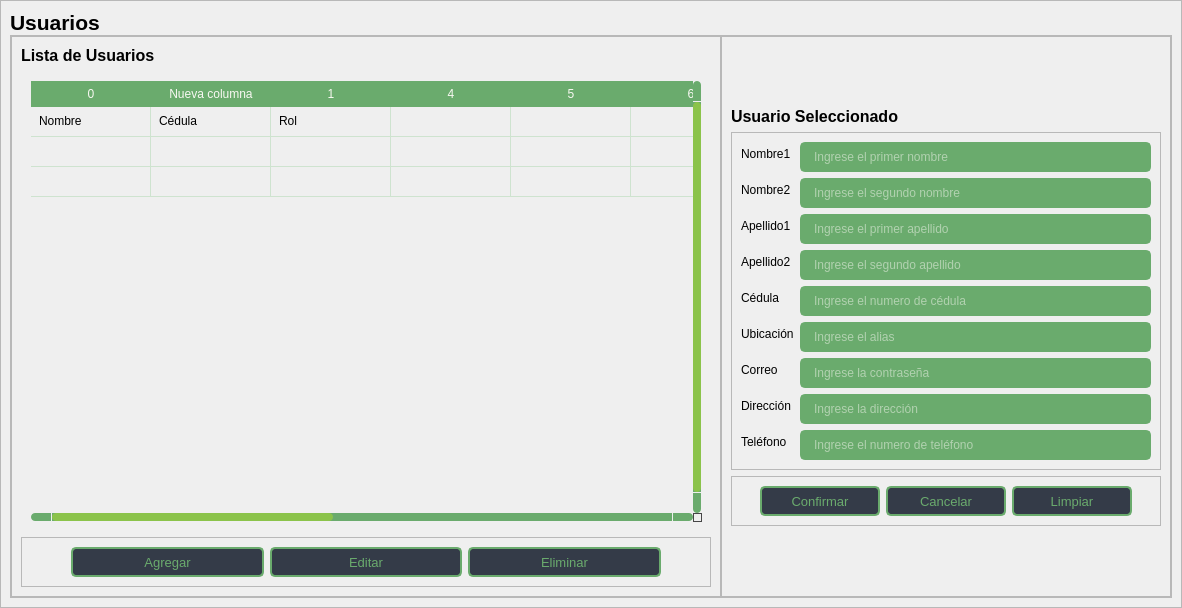
<?xml version="1.0" encoding="UTF-8"?>
<ui version="4.0">
 <class>usuarios</class>
 <widget class="QWidget" name="usuarios">
  <property name="geometry">
   <rect>
    <x>0</x>
    <y>0</y>
    <width>1182</width>
    <height>608</height>
   </rect>
  </property>
  <property name="windowTitle">
   <string>Form</string>
  </property>
  <property name="styleSheet">
   <string notr="true">/*---- QLineEdit  ----*/
QLineEdit {
    background-color: #6AAB6D;
    border-radius: 5px;
    border: 2px solid #6AAB6D;
    padding-left: 10px;
    selection-color: #ffffff;
    selection-background-color: #343b48;
    color: #f8f8f2;
}

QLineEdit:hover {
    border: 2px solid #3C6B4A;
}

QLineEdit:focus {
    border: 2px solid #FFF59D;
}

QLineEdit:disabled {
    color: #dbdbdb;
    border: 2px solid #808080;
    background-color: #4d4d4d;
}

/*---- QPushButton ----*/
QPushButton {
    border: 2px solid #6AAB6D;
    border-radius: 5px;
    color: #6AAB6D;
    background-color: #343b48;
}

QPushButton:hover {
    color: #83B986;
    border: 2px solid #83B986;
}

QPushButton:pressed {
    color: #388E3C;
    border: 2px solid #FFF59D;
}

QPushButton:disabled {
    color: #dbdbdb;
    border: 2px solid #808080;
    background-color: #4d4d4d;
}

/*---- QTableWidget ----*/
QTableWidget {
    background-color: transparent;
    padding: 10px;
    border-radius: 5px;
    gridline-color: #CEE3CF;
    outline: none;
}

QTableWidget::item {
    border-color: #CEE3CF;
    padding-left: 5px;
    padding-right: 5px;
    gridline-color: #CEE3CF;
}

QTableWidget::item:selected {
    background-color: #8BC34A;
    color: #f8f8f2;
}

QHeaderView::section {
    background-color: trasparent;
    max-width: 30px;
    border: none;
    border-style: none;
    border-radius: 0px;
}

QTableWidget::horizontalHeader {
    background-color: #6AAB6D;
    border-radius: 5px;
}

QHeaderView::section:horizontal {
    border: 1px solid #6AAB6D;
    background-color: #6AAB6D;
    padding: 3px;
    border-top-left-radius: 7px;
    border-top-right-radius: 7px;
    color: #f8f8f2;
    border-radius: 0px;
}

QHeaderView::section:vertical {
    border: 1px solid #6AAB6D;
}

/* ScrollBars */
QScrollBar:horizontal {
    border: none;
    background: #6AAB6D;
    height: 8px;
    margin: 0px 21px 0 21px;
    border-radius: 0px;
}

QScrollBar::handle:horizontal {
    background: #8BC34A;
    min-width: 25px;
    border-radius: 4px
}

QScrollBar::add-line:horizontal {
    border: none;
    background: #6AAB6D;
    width: 20px;
    border-top-right-radius: 4px;
    border-bottom-right-radius: 4px;
    subcontrol-position: right;
    subcontrol-origin: margin;
}

QScrollBar::sub-line:horizontal {
    border: none;
    background: #6AAB6D;
    width: 20px;
    border-top-left-radius: 4px;
    border-bottom-left-radius: 4px;
    subcontrol-position: left;
    subcontrol-origin: margin;
}

QScrollBar::up-arrow:horizontal,
QScrollBar::down-arrow:horizontal {
    background: none;
}

QScrollBar::add-page:horizontal,
QScrollBar::sub-page:horizontal {
    background: none;
}

QScrollBar:vertical {
    border: none;
    background-color: #6AAB6D;
    width: 8px;
    margin: 21px 0 21px 0;
    border-radius: 0px;
}

QScrollBar::handle:vertical {
    background: #8BC34A;
    min-height: 25px;
    border-radius: 4px
}

QScrollBar::add-line:vertical {
    border: none;
    background: #6AAB6D;
    height: 20px;
    border-bottom-left-radius: 4px;
    border-bottom-right-radius: 4px;
    subcontrol-position: bottom;
    subcontrol-origin: margin;
}

QScrollBar::sub-line:vertical {
    border: none;
    background: #6AAB6D;
    height: 20px;
    border-top-left-radius: 4px;
    border-top-right-radius: 4px;
    subcontrol-position: top;
    subcontrol-origin: margin;
}

QScrollBar::up-arrow:vertical,
QScrollBar::down-arrow:vertical {
    background: none;
}

QScrollBar::add-page:vertical,
QScrollBar::sub-page:vertical {
    background: none;
}

/* ComboBox */
QComboBox {
    background-color: #6AAB6D;
    border-radius: 5px;
    border: 2px solid #6AAB6D;
    padding: 5px;
    padding-left: 10px;
    color: #f8f8f2;
}

QComboBox:hover {
    border: 2px solid #9CC79E;
}

QComboBox::drop-down {
    subcontrol-origin: padding;
    subcontrol-position: top right;
    width: 25px;
    border-left-width: 3px;
    border-left-color: #6AAB6D;
    border-left-style: solid;
    border-top-right-radius: 3px;
    border-bottom-right-radius: 3px;
    background-image: url(:/icons/images/icons/cil-arrow-bottom.png);
    background-position: center;
    background-repeat: no-reperat;
}

QComboBox QAbstractItemView {
    color: #FFF59D;
    background-color: #6AAB6D;
    padding: 10px;
    selection-background-color: #6AAB6D;
}

QComboBox:disabled {
    color: #dbdbdb;
    border: 2px solid #808080;
    background-color: #4d4d4d;
}</string>
  </property>
  <layout class="QVBoxLayout" name="verticalLayout">
   <property name="spacing">
    <number>0</number>
   </property>
   <property name="leftMargin">
    <number>0</number>
   </property>
   <property name="topMargin">
    <number>0</number>
   </property>
   <property name="rightMargin">
    <number>0</number>
   </property>
   <property name="bottomMargin">
    <number>0</number>
   </property>
   <item>
    <widget class="QFrame" name="frame">
     <property name="styleSheet">
      <string notr="true"/>
     </property>
     <property name="frameShape">
      <enum>QFrame::StyledPanel</enum>
     </property>
     <property name="frameShadow">
      <enum>QFrame::Raised</enum>
     </property>
     <layout class="QVBoxLayout" name="verticalLayout_2">
      <property name="spacing">
       <number>0</number>
      </property>
      <property name="leftMargin">
       <number>9</number>
      </property>
      <property name="topMargin">
       <number>9</number>
      </property>
      <property name="rightMargin">
       <number>9</number>
      </property>
      <property name="bottomMargin">
       <number>9</number>
      </property>
      <item>
       <widget class="QLabel" name="label_3">
        <property name="font">
         <font>
          <pointsize>10</pointsize>
          <italic>false</italic>
          <bold>false</bold>
         </font>
        </property>
        <property name="text">
         <string>&lt;html&gt;&lt;head/&gt;&lt;body&gt;&lt;p&gt;&lt;span style=&quot; font-size:16pt; font-weight:700;&quot;&gt;Usuarios&lt;/span&gt;&lt;/p&gt;&lt;/body&gt;&lt;/html&gt;</string>
        </property>
       </widget>
      </item>
      <item>
       <widget class="QFrame" name="frame_28">
        <property name="frameShape">
         <enum>QFrame::StyledPanel</enum>
        </property>
        <property name="frameShadow">
         <enum>QFrame::Raised</enum>
        </property>
        <layout class="QHBoxLayout" name="horizontalLayout_15">
         <property name="spacing">
          <number>0</number>
         </property>
         <property name="leftMargin">
          <number>0</number>
         </property>
         <property name="topMargin">
          <number>0</number>
         </property>
         <property name="rightMargin">
          <number>0</number>
         </property>
         <property name="bottomMargin">
          <number>0</number>
         </property>
         <item>
          <widget class="QFrame" name="frame_27">
           <property name="frameShape">
            <enum>QFrame::StyledPanel</enum>
           </property>
           <property name="frameShadow">
            <enum>QFrame::Raised</enum>
           </property>
           <layout class="QVBoxLayout" name="verticalLayout_28">
            <item>
             <widget class="QLabel" name="label_16">
              <property name="font">
               <font>
                <pointsize>10</pointsize>
                <italic>false</italic>
                <bold>false</bold>
               </font>
              </property>
              <property name="text">
               <string>&lt;html&gt;&lt;head/&gt;&lt;body&gt;&lt;p&gt;&lt;span style=&quot; font-size:12pt; font-weight:700;&quot;&gt;Lista de Usuarios&lt;/span&gt;&lt;/p&gt;&lt;/body&gt;&lt;/html&gt;</string>
              </property>
             </widget>
            </item>
            <item>
             <widget class="QTableWidget" name="usuTable">
              <property name="minimumSize">
               <size>
                <width>0</width>
                <height>0</height>
               </size>
              </property>
              <property name="maximumSize">
               <size>
                <width>16777215</width>
                <height>16777215</height>
               </size>
              </property>
              <property name="frameShape">
               <enum>QFrame::NoFrame</enum>
              </property>
              <property name="verticalScrollBarPolicy">
               <enum>Qt::ScrollBarAlwaysOn</enum>
              </property>
              <property name="sizeAdjustPolicy">
               <enum>QAbstractScrollArea::AdjustToContents</enum>
              </property>
              <property name="editTriggers">
               <set>QAbstractItemView::NoEditTriggers</set>
              </property>
              <property name="selectionMode">
               <enum>QAbstractItemView::SingleSelection</enum>
              </property>
              <property name="selectionBehavior">
               <enum>QAbstractItemView::SelectRows</enum>
              </property>
              <property name="showGrid">
               <bool>true</bool>
              </property>
              <property name="gridStyle">
               <enum>Qt::SolidLine</enum>
              </property>
              <property name="sortingEnabled">
               <bool>false</bool>
              </property>
              <property name="rowCount">
               <number>3</number>
              </property>
              <property name="columnCount">
               <number>11</number>
              </property>
              <attribute name="horizontalHeaderVisible">
               <bool>true</bool>
              </attribute>
              <attribute name="horizontalHeaderCascadingSectionResizes">
               <bool>false</bool>
              </attribute>
              <attribute name="horizontalHeaderDefaultSectionSize">
               <number>120</number>
              </attribute>
              <attribute name="horizontalHeaderStretchLastSection">
               <bool>true</bool>
              </attribute>
              <attribute name="verticalHeaderVisible">
               <bool>false</bool>
              </attribute>
              <attribute name="verticalHeaderCascadingSectionResizes">
               <bool>false</bool>
              </attribute>
              <attribute name="verticalHeaderHighlightSections">
               <bool>false</bool>
              </attribute>
              <attribute name="verticalHeaderStretchLastSection">
               <bool>false</bool>
              </attribute>
              <row>
               <property name="text">
                <string>New Row</string>
               </property>
              </row>
              <row>
               <property name="text">
                <string>New Row</string>
               </property>
              </row>
              <row>
               <property name="text">
                <string>New Row</string>
               </property>
              </row>
              <column>
               <property name="text">
                <string>0</string>
               </property>
              </column>
              <column>
               <property name="text">
                <string>Nueva columna</string>
               </property>
              </column>
              <column>
               <property name="text">
                <string>1</string>
               </property>
              </column>
              <column/>
              <column/>
              <column/>
              <column/>
              <column/>
              <column/>
              <column/>
              <column/>
              <item row="0" column="0">
               <property name="text">
                <string>Nombre </string>
               </property>
              </item>
              <item row="0" column="1">
               <property name="text">
                <string>Cédula</string>
               </property>
              </item>
              <item row="0" column="2">
               <property name="text">
                <string>Rol</string>
               </property>
              </item>
             </widget>
            </item>
            <item>
             <widget class="QFrame" name="frame_26">
              <property name="frameShape">
               <enum>QFrame::StyledPanel</enum>
              </property>
              <property name="frameShadow">
               <enum>QFrame::Raised</enum>
              </property>
              <layout class="QHBoxLayout" name="horizontalLayout_14">
               <item>
                <spacer name="horizontalSpacer">
                 <property name="orientation">
                  <enum>Qt::Horizontal</enum>
                 </property>
                 <property name="sizeType">
                  <enum>QSizePolicy::Minimum</enum>
                 </property>
                 <property name="sizeHint" stdset="0">
                  <size>
                   <width>40</width>
                   <height>20</height>
                  </size>
                 </property>
                </spacer>
               </item>
               <item>
                <widget class="QPushButton" name="usuAddButton">
                 <property name="minimumSize">
                  <size>
                   <width>120</width>
                   <height>30</height>
                  </size>
                 </property>
                 <property name="font">
                  <font>
                   <pointsize>10</pointsize>
                   <italic>false</italic>
                   <bold>false</bold>
                  </font>
                 </property>
                 <property name="cursor">
                  <cursorShape>PointingHandCursor</cursorShape>
                 </property>
                 <property name="text">
                  <string>Agregar</string>
                 </property>
                 <property name="icon">
                  <iconset>
                   <normaloff>:/icons/images/icons/cil-check-circle.png</normaloff>:/icons/images/icons/cil-check-circle.png</iconset>
                 </property>
                </widget>
               </item>
               <item>
                <widget class="QPushButton" name="usuEditButton">
                 <property name="sizePolicy">
                  <sizepolicy hsizetype="Minimum" vsizetype="Fixed">
                   <horstretch>0</horstretch>
                   <verstretch>0</verstretch>
                  </sizepolicy>
                 </property>
                 <property name="minimumSize">
                  <size>
                   <width>120</width>
                   <height>30</height>
                  </size>
                 </property>
                 <property name="font">
                  <font>
                   <pointsize>10</pointsize>
                   <italic>false</italic>
                   <bold>false</bold>
                  </font>
                 </property>
                 <property name="cursor">
                  <cursorShape>PointingHandCursor</cursorShape>
                 </property>
                 <property name="text">
                  <string>Editar</string>
                 </property>
                 <property name="icon">
                  <iconset>
                   <normaloff>:/icons/images/icons/cil-pencil.png</normaloff>:/icons/images/icons/cil-pencil.png</iconset>
                 </property>
                </widget>
               </item>
               <item>
                <widget class="QPushButton" name="usuDelButton">
                 <property name="minimumSize">
                  <size>
                   <width>120</width>
                   <height>30</height>
                  </size>
                 </property>
                 <property name="font">
                  <font>
                   <pointsize>10</pointsize>
                   <italic>false</italic>
                   <bold>false</bold>
                  </font>
                 </property>
                 <property name="cursor">
                  <cursorShape>PointingHandCursor</cursorShape>
                 </property>
                 <property name="text">
                  <string>Eliminar</string>
                 </property>
                 <property name="icon">
                  <iconset>
                   <normaloff>:/icons/images/icons/cil-x-circle.png</normaloff>:/icons/images/icons/cil-x-circle.png</iconset>
                 </property>
                </widget>
               </item>
               <item>
                <spacer name="horizontalSpacer_2">
                 <property name="orientation">
                  <enum>Qt::Horizontal</enum>
                 </property>
                 <property name="sizeType">
                  <enum>QSizePolicy::Minimum</enum>
                 </property>
                 <property name="sizeHint" stdset="0">
                  <size>
                   <width>40</width>
                   <height>20</height>
                  </size>
                 </property>
                </spacer>
               </item>
              </layout>
             </widget>
            </item>
           </layout>
          </widget>
         </item>
         <item>
          <widget class="QFrame" name="frame_25">
           <property name="minimumSize">
            <size>
             <width>450</width>
             <height>0</height>
            </size>
           </property>
           <property name="frameShape">
            <enum>QFrame::StyledPanel</enum>
           </property>
           <property name="frameShadow">
            <enum>QFrame::Raised</enum>
           </property>
           <layout class="QVBoxLayout" name="verticalLayout_27">
            <item>
             <spacer name="verticalSpacer_9">
              <property name="orientation">
               <enum>Qt::Vertical</enum>
              </property>
              <property name="sizeHint" stdset="0">
               <size>
                <width>20</width>
                <height>40</height>
               </size>
              </property>
             </spacer>
            </item>
            <item>
             <widget class="QLabel" name="label_15">
              <property name="font">
               <font>
                <pointsize>10</pointsize>
                <italic>false</italic>
                <bold>false</bold>
               </font>
              </property>
              <property name="text">
               <string>&lt;html&gt;&lt;head/&gt;&lt;body&gt;&lt;p&gt;&lt;span style=&quot; font-size:12pt; font-weight:700;&quot;&gt;Usuario Seleccionado&lt;/span&gt;&lt;/p&gt;&lt;/body&gt;&lt;/html&gt;</string>
              </property>
             </widget>
            </item>
            <item>
             <widget class="QFrame" name="frame_23">
              <property name="frameShape">
               <enum>QFrame::StyledPanel</enum>
              </property>
              <property name="frameShadow">
               <enum>QFrame::Raised</enum>
              </property>
              <layout class="QFormLayout" name="formLayout_7">
               <item row="0" column="0">
                <widget class="QLabel" name="labelVersion_12">
                 <property name="lineWidth">
                  <number>1</number>
                 </property>
                 <property name="text">
                  <string>Nombre1</string>
                 </property>
                 <property name="alignment">
                  <set>Qt::AlignLeading|Qt::AlignLeft|Qt::AlignVCenter</set>
                 </property>
                </widget>
               </item>
               <item row="0" column="1">
                <widget class="QLineEdit" name="usuNom1Text">
                 <property name="minimumSize">
                  <size>
                   <width>0</width>
                   <height>30</height>
                  </size>
                 </property>
                 <property name="text">
                  <string/>
                 </property>
                 <property name="placeholderText">
                  <string>Ingrese el primer nombre</string>
                 </property>
                </widget>
               </item>
               <item row="1" column="0">
                <widget class="QLabel" name="labelVersion_20">
                 <property name="lineWidth">
                  <number>1</number>
                 </property>
                 <property name="text">
                  <string>Nombre2</string>
                 </property>
                 <property name="alignment">
                  <set>Qt::AlignLeading|Qt::AlignLeft|Qt::AlignVCenter</set>
                 </property>
                </widget>
               </item>
               <item row="1" column="1">
                <widget class="QLineEdit" name="usuNom2Text">
                 <property name="minimumSize">
                  <size>
                   <width>0</width>
                   <height>30</height>
                  </size>
                 </property>
                 <property name="text">
                  <string/>
                 </property>
                 <property name="placeholderText">
                  <string>Ingrese el segundo nombre</string>
                 </property>
                </widget>
               </item>
               <item row="2" column="0">
                <widget class="QLabel" name="labelVersion_21">
                 <property name="lineWidth">
                  <number>1</number>
                 </property>
                 <property name="text">
                  <string>Apellido1</string>
                 </property>
                 <property name="alignment">
                  <set>Qt::AlignLeading|Qt::AlignLeft|Qt::AlignVCenter</set>
                 </property>
                </widget>
               </item>
               <item row="2" column="1">
                <widget class="QLineEdit" name="usuApe1Text">
                 <property name="minimumSize">
                  <size>
                   <width>0</width>
                   <height>30</height>
                  </size>
                 </property>
                 <property name="text">
                  <string/>
                 </property>
                 <property name="placeholderText">
                  <string>Ingrese el primer apellido</string>
                 </property>
                </widget>
               </item>
               <item row="3" column="0">
                <widget class="QLabel" name="labelVersion_22">
                 <property name="lineWidth">
                  <number>1</number>
                 </property>
                 <property name="text">
                  <string>Apellido2</string>
                 </property>
                 <property name="alignment">
                  <set>Qt::AlignLeading|Qt::AlignLeft|Qt::AlignVCenter</set>
                 </property>
                </widget>
               </item>
               <item row="3" column="1">
                <widget class="QLineEdit" name="usuApe2Text">
                 <property name="minimumSize">
                  <size>
                   <width>0</width>
                   <height>30</height>
                  </size>
                 </property>
                 <property name="text">
                  <string/>
                 </property>
                 <property name="placeholderText">
                  <string>Ingrese el segundo apellido</string>
                 </property>
                </widget>
               </item>
               <item row="4" column="0">
                <widget class="QLabel" name="labelVersion_14">
                 <property name="lineWidth">
                  <number>1</number>
                 </property>
                 <property name="text">
                  <string>Cédula</string>
                 </property>
                 <property name="alignment">
                  <set>Qt::AlignLeading|Qt::AlignLeft|Qt::AlignVCenter</set>
                 </property>
                </widget>
               </item>
               <item row="4" column="1">
                <widget class="QLineEdit" name="usuCedText">
                 <property name="minimumSize">
                  <size>
                   <width>0</width>
                   <height>30</height>
                  </size>
                 </property>
                 <property name="text">
                  <string/>
                 </property>
                 <property name="frame">
                  <bool>true</bool>
                 </property>
                 <property name="echoMode">
                  <enum>QLineEdit::Normal</enum>
                 </property>
                 <property name="placeholderText">
                  <string>Ingrese el numero de cédula</string>
                 </property>
                </widget>
               </item>
               <item row="5" column="0">
                <widget class="QLabel" name="labelVersion_16">
                 <property name="lineWidth">
                  <number>1</number>
                 </property>
                 <property name="text">
                  <string>Ubicación</string>
                 </property>
                 <property name="alignment">
                  <set>Qt::AlignLeading|Qt::AlignLeft|Qt::AlignVCenter</set>
                 </property>
                </widget>
               </item>
               <item row="5" column="1">
                <widget class="QLineEdit" name="usuUbiText">
                 <property name="minimumSize">
                  <size>
                   <width>0</width>
                   <height>30</height>
                  </size>
                 </property>
                 <property name="text">
                  <string/>
                 </property>
                 <property name="placeholderText">
                  <string>Ingrese el alias</string>
                 </property>
                </widget>
               </item>
               <item row="6" column="0">
                <widget class="QLabel" name="labelVersion_18">
                 <property name="lineWidth">
                  <number>1</number>
                 </property>
                 <property name="text">
                  <string>Correo</string>
                 </property>
                 <property name="alignment">
                  <set>Qt::AlignLeading|Qt::AlignLeft|Qt::AlignVCenter</set>
                 </property>
                </widget>
               </item>
               <item row="6" column="1">
                <widget class="QLineEdit" name="usuCorrText">
                 <property name="minimumSize">
                  <size>
                   <width>0</width>
                   <height>30</height>
                  </size>
                 </property>
                 <property name="text">
                  <string/>
                 </property>
                 <property name="placeholderText">
                  <string>Ingrese la contraseña</string>
                 </property>
                </widget>
               </item>
               <item row="7" column="0">
                <widget class="QLabel" name="labelVersion_13">
                 <property name="lineWidth">
                  <number>1</number>
                 </property>
                 <property name="text">
                  <string>Dirección</string>
                 </property>
                 <property name="alignment">
                  <set>Qt::AlignLeading|Qt::AlignLeft|Qt::AlignVCenter</set>
                 </property>
                </widget>
               </item>
               <item row="7" column="1">
                <widget class="QLineEdit" name="usuDirText">
                 <property name="minimumSize">
                  <size>
                   <width>0</width>
                   <height>30</height>
                  </size>
                 </property>
                 <property name="text">
                  <string/>
                 </property>
                 <property name="placeholderText">
                  <string>Ingrese la dirección</string>
                 </property>
                </widget>
               </item>
               <item row="8" column="0">
                <widget class="QLabel" name="labelVersion_15">
                 <property name="lineWidth">
                  <number>1</number>
                 </property>
                 <property name="text">
                  <string>Teléfono</string>
                 </property>
                 <property name="alignment">
                  <set>Qt::AlignLeading|Qt::AlignLeft|Qt::AlignVCenter</set>
                 </property>
                </widget>
               </item>
               <item row="8" column="1">
                <widget class="QLineEdit" name="usuTelText">
                 <property name="minimumSize">
                  <size>
                   <width>0</width>
                   <height>30</height>
                  </size>
                 </property>
                 <property name="text">
                  <string/>
                 </property>
                 <property name="placeholderText">
                  <string>Ingrese el numero de teléfono</string>
                 </property>
                </widget>
               </item>
              </layout>
             </widget>
            </item>
            <item>
             <widget class="QFrame" name="frame_24">
              <property name="frameShape">
               <enum>QFrame::StyledPanel</enum>
              </property>
              <property name="frameShadow">
               <enum>QFrame::Raised</enum>
              </property>
              <layout class="QHBoxLayout" name="horizontalLayout_13">
               <item>
                <spacer name="horizontalSpacer_3">
                 <property name="orientation">
                  <enum>Qt::Horizontal</enum>
                 </property>
                 <property name="sizeHint" stdset="0">
                  <size>
                   <width>40</width>
                   <height>20</height>
                  </size>
                 </property>
                </spacer>
               </item>
               <item>
                <widget class="QPushButton" name="usuSaveButton">
                 <property name="minimumSize">
                  <size>
                   <width>120</width>
                   <height>30</height>
                  </size>
                 </property>
                 <property name="font">
                  <font>
                   <pointsize>10</pointsize>
                   <italic>false</italic>
                   <bold>false</bold>
                  </font>
                 </property>
                 <property name="cursor">
                  <cursorShape>PointingHandCursor</cursorShape>
                 </property>
                 <property name="text">
                  <string>Confirmar</string>
                 </property>
                 <property name="icon">
                  <iconset>
                   <normaloff>:/icons/images/icons/cil-check-circle.png</normaloff>:/icons/images/icons/cil-check-circle.png</iconset>
                 </property>
                </widget>
               </item>
               <item>
                <widget class="QPushButton" name="usuCancelButton">
                 <property name="minimumSize">
                  <size>
                   <width>120</width>
                   <height>30</height>
                  </size>
                 </property>
                 <property name="font">
                  <font>
                   <pointsize>10</pointsize>
                   <italic>false</italic>
                   <bold>false</bold>
                  </font>
                 </property>
                 <property name="cursor">
                  <cursorShape>PointingHandCursor</cursorShape>
                 </property>
                 <property name="text">
                  <string>Cancelar</string>
                 </property>
                 <property name="icon">
                  <iconset>
                   <normaloff>:/icons/images/icons/cil-x-circle.png</normaloff>:/icons/images/icons/cil-x-circle.png</iconset>
                 </property>
                </widget>
               </item>
               <item>
                <widget class="QPushButton" name="usuClearButton">
                 <property name="minimumSize">
                  <size>
                   <width>120</width>
                   <height>30</height>
                  </size>
                 </property>
                 <property name="font">
                  <font>
                   <pointsize>10</pointsize>
                   <italic>false</italic>
                   <bold>false</bold>
                  </font>
                 </property>
                 <property name="cursor">
                  <cursorShape>PointingHandCursor</cursorShape>
                 </property>
                 <property name="text">
                  <string>Limpiar</string>
                 </property>
                 <property name="icon">
                  <iconset>
                   <normaloff>:/icons/images/icons/cil-reload.png</normaloff>:/icons/images/icons/cil-reload.png</iconset>
                 </property>
                </widget>
               </item>
               <item>
                <spacer name="horizontalSpacer_4">
                 <property name="orientation">
                  <enum>Qt::Horizontal</enum>
                 </property>
                 <property name="sizeHint" stdset="0">
                  <size>
                   <width>40</width>
                   <height>20</height>
                  </size>
                 </property>
                </spacer>
               </item>
              </layout>
             </widget>
            </item>
            <item>
             <spacer name="verticalSpacer_10">
              <property name="orientation">
               <enum>Qt::Vertical</enum>
              </property>
              <property name="sizeHint" stdset="0">
               <size>
                <width>20</width>
                <height>40</height>
               </size>
              </property>
             </spacer>
            </item>
           </layout>
          </widget>
         </item>
        </layout>
       </widget>
      </item>
     </layout>
    </widget>
   </item>
  </layout>
 </widget>
 <resources>
  <include location="../resources.qrc"/>
 </resources>
 <connections/>
</ui>
